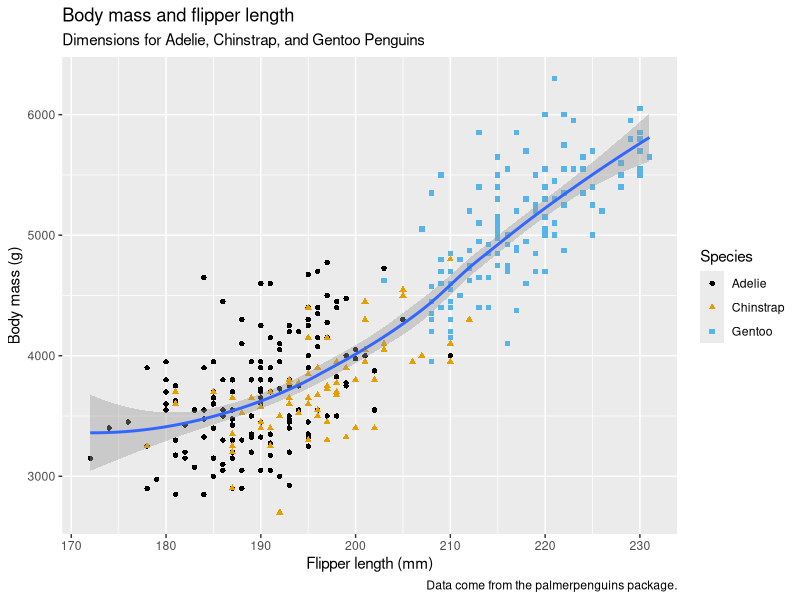
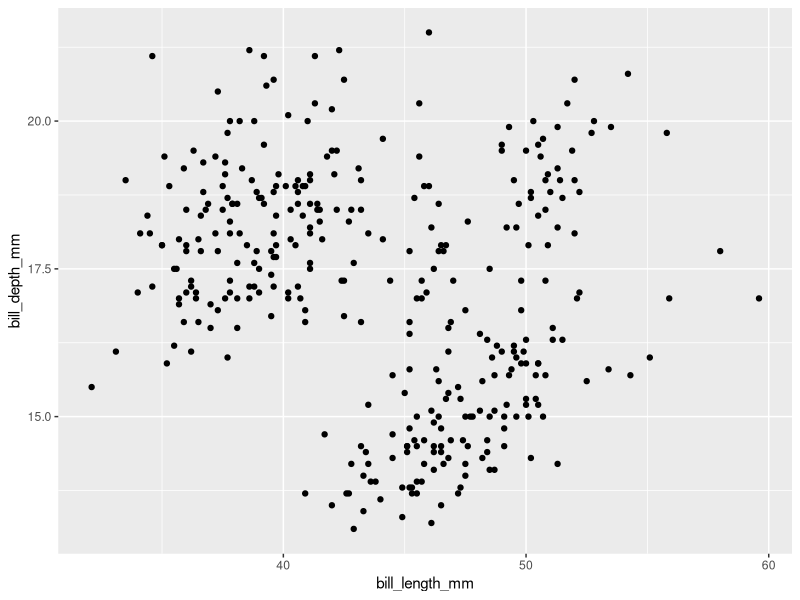
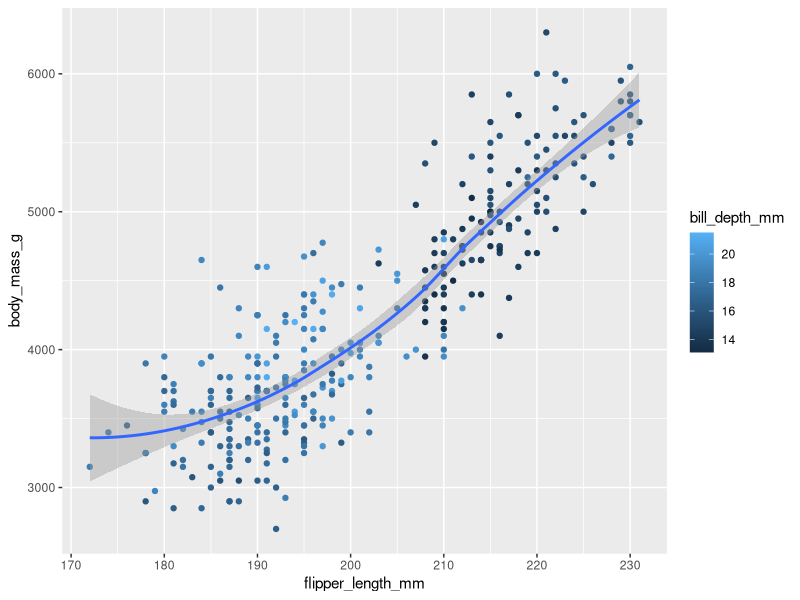
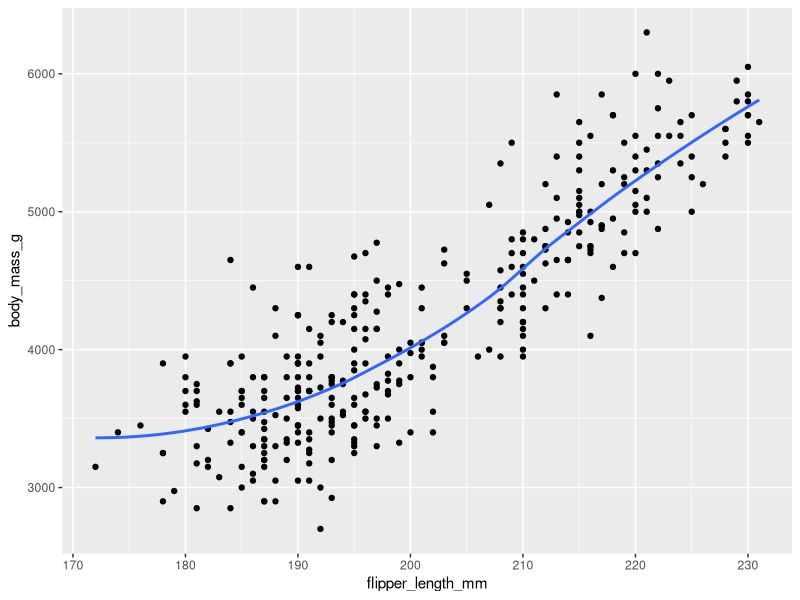

These figures' R source, in order:
library(tidyverse)

library(palmerpenguins)
library(ggthemes)

penguins
df <- penguins

glimpse(penguins)
View(penguins)

ggplot(
  data = penguins,
  mapping = aes(x = flipper_length_mm, y = body_mass_g)
  ) +
  geom_point(mapping = aes(color = species, shape = species)) +
  geom_smooth() +
  labs(
    title = "Body mass and flipper length",
    subtitle = "Dimensions for Adelie, Chinstrap, and Gentoo Penguins",
    x = "Flipper length (mm)", y = "Body mass (g)",
    color = "Species", shape = "Species",
    caption = "Data come from the palmerpenguins package."
  ) +
  scale_color_colorblind()

ggplot(
  data=penguins,
  mapping=aes(x=bill_length_mm, y=bill_depth_mm)
) +
  geom_point()

ggplot(
  data=penguins,
  mapping=aes(x=flipper_length_mm, y=body_mass_g)
) +
  geom_point(mapping=aes(color=bill_depth_mm)) +
  geom_smooth()

ggplot() +
  geom_point(
    data=penguins,
    mapping=aes(x=flipper_length_mm, y=body_mass_g)
  ) +
  geom_smooth(
    data=penguins,
    mapping=aes(x=flipper_length_mm, y=body_mass_g),
    se=FALSE
  )

# thru Section 2.2